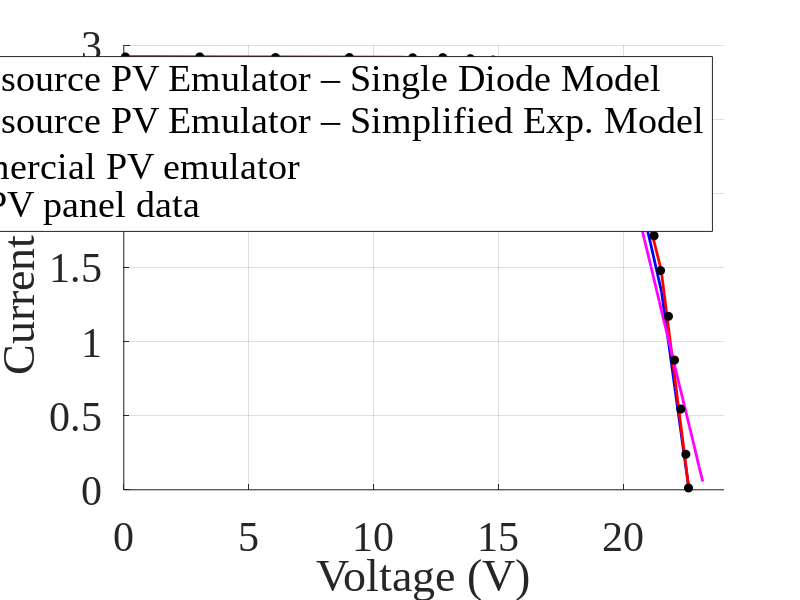

Write the MATLAB code that produced this figure.
% MATLAB Script: comparison of the 3 curves + experimental points
clear; clc; close all

%% 1) Plotting the three curves + experimental points

figure('Color','w','Position',[100 100 900 500]);
hold on; grid on;

% Complete emulator - ME Solar MESM-50W (S = 1000 W/m^2 and T = 25°C)
% V_single_diode = [
%     0;
%     6.993855;
%     10.947917;
%     14.322508;
%     15.97874;
%     17.005857;
%     17.847771;
%     18.351051;
%     19.306019;
%     20.117302;
%     20.741932;
%     21.237494;
%     21.773888;
%     22.3;
% ];
% 
% I_single_diode = [
%     3.03;
%     3.027369;
%     3.02415;
%     3.009032;
%     2.969837;
%     2.880805;
%     2.793502;
%     2.621022;
%     2.293747;
%     1.991315;
%     1.521222;
%     1.131808;
%     0.559949;
%     0;
% ];

% Complete emulator - Renogy RNG-50DB-H (S = 1000 W/m^2 and T = 25°C)
V_single_diode = [
    0;
    7.320326;
    11.047176;
    14.633799;
    16.772703;
    18.451015;
    19.458088;
    20.484665;
    21.060669;
    21.505325;
    22.052029;
    22.6;
];
I_single_diode = [
    2.92;
    2.915389;
    2.912366;
    2.899004;
    2.849638;
    2.713782;
    2.405523;
    2.079475;
    1.663485;
    1.332226;
    0.665934;
    0;
];

h1 = plot(V_single_diode,  I_single_diode,   '-b',  'LineWidth',2);     

% % Simple emulator - ME Solar MESM-50W (S = 1000 W/m^2 and T = 25°C)
% V_simplified_exp = [
%     0;
%     8.08962;
%     11.45164;
%     14.526568;
%     16.046844;
%     16.94203;
%     17.753181;
%     18.2904;
%     19.387537;
%     20.072838;
%     20.594084;
%     21.106194;
%     21.724693;
%     22.3;
% ];
% 
% I_simplified_exp = [
%     3.03;
%     3.028738;
%     3.021295;
%     2.99427;
%     2.949897;
%     2.878464;
%     2.813736;
%     2.679999;
%     2.389157;
%     2.202046;
%     1.848619;
%     1.501389;
%     0.7471;
%     0;
% ];

% Simple emulator - Renogy RNG-50DB-H – 50 W (S = 1000 W/m^2 and T = 25°C)
V_simplified_exp = [
    0;
    6.817072;
    11.080575;
    15.057276;
    16.803661;
    17.610468;
    18.552885;
    19.459518;
    20.528112;
    21.02478;
    21.487143;
    22.002245;
    22.6;
];
I_simplified_exp = [
    2.92;
    2.919855;
    2.918193;
    2.894286;
    2.843843;
    2.780185;
    2.695215;
    2.44177;
    2.114295;
    1.793764;
    1.483582;
    0.796883;
    0;
];

h2 = plot(V_simplified_exp, I_simplified_exp, '-r', 'LineWidth',2);  % plot simple exponential model

% % Commercial emulator - ME Solar MESM-50W – 50 W (S = 1000 W/m^2 and T = 25°C)
% V_commercial = [
%     0.978;
%     2.693;
%     4.348;
%     5.35;
%     7.66;
%     8.37;
%     9.39;
%     11.58;
%     12.91;
%     13.86;
%     15.93;
%     16.26;
%     17.38;
%     18.86;
%     19.6;
%     19.92;
%     20.31;
%     20.62;
%     21.04;
%     21.2;
%     21.47;
%     21.78;
%     21.96;
%     22.18;
%     22.33;
%     22.42;
%     22.73;
% ];
% 
% I_commercial = [
%     3.024;
%     3.018;
%     3.012;
%     3.007;
%     2.995;
%     2.99;
%     2.983;
%     2.965;
%     2.95;
%     2.937;
%     2.896;
%     2.887;
%     2.843;
%     2.662;
%     2.243;
%     2.026;
%     1.764;
%     1.55;
%     1.27;
%     1.156;
%     0.971;
%     0.764;
%     0.648;
%     0.496;
%     0.392;
%     0.333;
%     0.129;
% ];

% Commercial emulator - Renogy RNG-50DB-H – 50 W (S = 1000 W/m^2 and T = 25°C)
V_commercial = [
    0.501;
    1.23;
    2.7;
    3.14;
    4.63;
    5.6;
    6.1;
    7.6;
    8.7;
    9.3;
    10.81;
    11.26;
    12.34;
    13.1;
    14.7;
    15.65;
    15.81;
    16.32;
    16.47;
    16.81;
    16.96;
    17.36;
    17.68;
    17.73;
    17.91;
    18.24;
    18.37;
    18.63;
    18.88;
    18.97;
    19.12;
    19.4;
    19.52;
    19.68;
    19.78;
    19.84;
    20.05;
    20.24;
    20.44;
    20.65;
    20.82;
    21.08;
    21.18;
    21.41;
    21.6;
    21.8;
    22.05;
    22.21;
    22.43;
    22.62;
    22.8;
    23.0;
    23.15;
];
I_commercial = [
    2.92;
    2.92;
    2.91;
    2.91;
    2.9;
    2.9;
    2.9;
    2.89;
    2.88;
    2.88;
    2.87;
    2.87;
    2.86;
    2.85;
    2.83;
    2.82;
    2.81;
    2.804;
    2.801;
    2.793;
    2.789;
    2.776;
    2.766;
    2.763;
    2.755;
    2.738;
    2.73;
    2.71;
    2.69;
    2.678;
    2.66;
    2.594;
    2.55;
    2.48;
    2.411;
    2.372;
    2.229;
    2.093;
    1.955;
    1.805;
    1.686;
    1.505;
    1.435;
    1.272;
    1.136;
    1.001;
    0.823;
    0.709;
    0.558;
    0.426;
    0.301;
    0.157;
    0.056;
];

h3 = plot(V_commercial, I_commercial, '-m', 'LineWidth', 2);  % plot commercial emulator

% % Real panel data - ME Solar MESM-50W (S = 1000 W/m^2 and T = 25°C)
% V_panel = [
%     0.1345090408816909;
%     3.9418622020801637;
%     7.1102974135229875;
%     10.316096247185497;
%     13.219249737750683;
%     14.493349274149194;
%     15.386339859898216;
%     16.114930504317343;
%     16.794948437178412;
%     17.542220892707384;
%     18.26333881312798;
%     18.943356748216104;
%     19.39172022153349;
%     19.65700194241112;
%     19.90733821529171;
%     20.228665369498877;
%     20.51636526682619;
%     20.882528769478625;
%     21.1702286645789;
%     21.446719472567864;
%     21.71200119344551;
% ];
% 
% I_panel = [
%     3.0107092341738317;
%     2.9969690844678114;
%     2.9832289352435426;
%     2.970297029807906;
%     2.9614063447606873;
%     2.9533239039838524;
%     2.9533239035021017;
%     2.9525156597134687;
%     2.932309557771381;
%     2.880581935547086;
%     2.7868256213795988;
%     2.643766417317217;
%     2.503940189854619;
%     2.3099616083200765;
%     2.122448979503352;
%     1.8508789653549917;
%     1.5663770457709956;
%     1.1840775911493435;
%     0.8163265305040968;
%     0.4598908867537168;
%     0.030713275530074746;
% ];


% Real panel data - Renogy RNG-50DB-H – 50 W (S = 1000 W/m^2 and T = 25°C)
V_panel = [ 
    0.061238999661659355;
    3.0378744826113886;
    6.06593628879359;
    9.019207316748718;
    11.551928051656516;
    12.757528558290698;
    13.855704699997231;
    14.771648303222042;
    15.865224726830606;
    16.729902361354295;
    17.664819810269254;
    18.450378783493765;
    19.100584026063657;
    19.605999152099663;
    20.04147065780234;
    20.416281613412224;
    20.80544927623029;
    21.20426937792104;
    21.462738787922408;
    21.777746419471736;
    22.02257696007481;
    22.272296443566514;
    22.475133634590215;
    22.579352135807298
];
I_panel = [
    2.9194630872527965;
    2.9194630872527965;
    2.915548098563706;
    2.915548098563706;
    2.913870246173136;
    2.9149888143223963;
    2.9077181208521656;
    2.8987695749913653;
    2.879753914787145;
    2.848993288182294;
    2.794742729109542;
    2.7125279639717688;
    2.6045861294008548;
    2.4854586130039786;
    2.342281879231173;
    2.1851230434259357;
    1.9737136465477885;
    1.713087248101959;
    1.4787472036639384;
    1.170022371466326;
    0.8747203580599141;
    0.5447427290262028;
    0.23937360194308832;
    0.012304250975298636
];

% Real panel data - Shell Solar SQ150-PC (S = 1000 W/m^2 and T = 25°C)
% V_panel = [
%     0.07780604683747905;
%     4.2189436898142905;
%     7.660223341663279;
%     10.863995324097095;
%     14.176868703729975;
%     17.155893827390162;
%     20.141363211697026;
%     23.036948208895787;
%     24.995167557029617;
%     26.42690527335035;
%     27.81375668458678;
%     29.001602344647385;
%     30.36284434236471;
%     31.512299834342564;
%     32.59122368036738;
%     33.76659988606946;
%     34.743098058886865;
%     35.65550884640268;
%     36.446045441351224;
%     37.16601846173125;
%     37.82826853208371;
%     38.47780170128618;
%     39.10175339833374;
%     39.68073097512157;
%     40.29205756197019;
%     40.91626468796069;
%     41.54063145321372;
%     42.171478402636254;
%     42.8474591077566;
%     43.38200934569101;
% ];
% 
% I_panel = [
%     4.804197165221235;
%     4.795540075268057;
%     4.798166796403276;
%     4.789358636164255;
%     4.791964661586494;
%     4.79244477341078;
%     4.786709596059194;
%     4.780959931956091;
%     4.775059198186533;
%     4.773217832998629;
%     4.756864468979553;
%     4.734262703388705;
%     4.699256226304568;
%     4.642458468761035;
%     4.56182008609613;
%     4.442863222890885;
%     4.284504230031027;
%     4.096089321638853;
%     3.878645240109937;
%     3.6456489653261293;
%     3.397102567352327;
%     3.1164364242871767;
%     2.809864790583181;
%     2.5115743462965194;
%     2.1490537237230516;
%     1.7761746301469223;
%     1.3618533741500927;
%     0.9319923422019132;
%     0.4524079577975444;
%     0.02045929702601157;
% ];
h4 = plot(V_panel, I_panel, 'ko', ...      % plot real panel data
          'MarkerSize',6, 'MarkerFaceColor','k');
xlabel('Voltage (V)', 'FontSize', 30);
ylabel('Current (A)', 'FontSize', 30);

  xlim([0 24]); 
  ylim([0 3]); 

legend([h1 h2 h3 h4], ...
       {'Open-source PV Emulator – Single Diode Model', 'Open-source PV Emulator – Simplified Exp. Model', 'Commercial PV emulator', 'Real PV panel data'}, ...
       'Location','best');
% Font settings for axis ticks
set(gca, 'FontSize', 30); % Adjusted font size based on your image
% Apply Times New Roman font to all text elements
set(findall(gcf, '-property','FontName'),'FontName','Times New Roman');
set(findall(gca, '-property','FontName'),'FontName','Times New Roman');
hold off; % Release the plot
